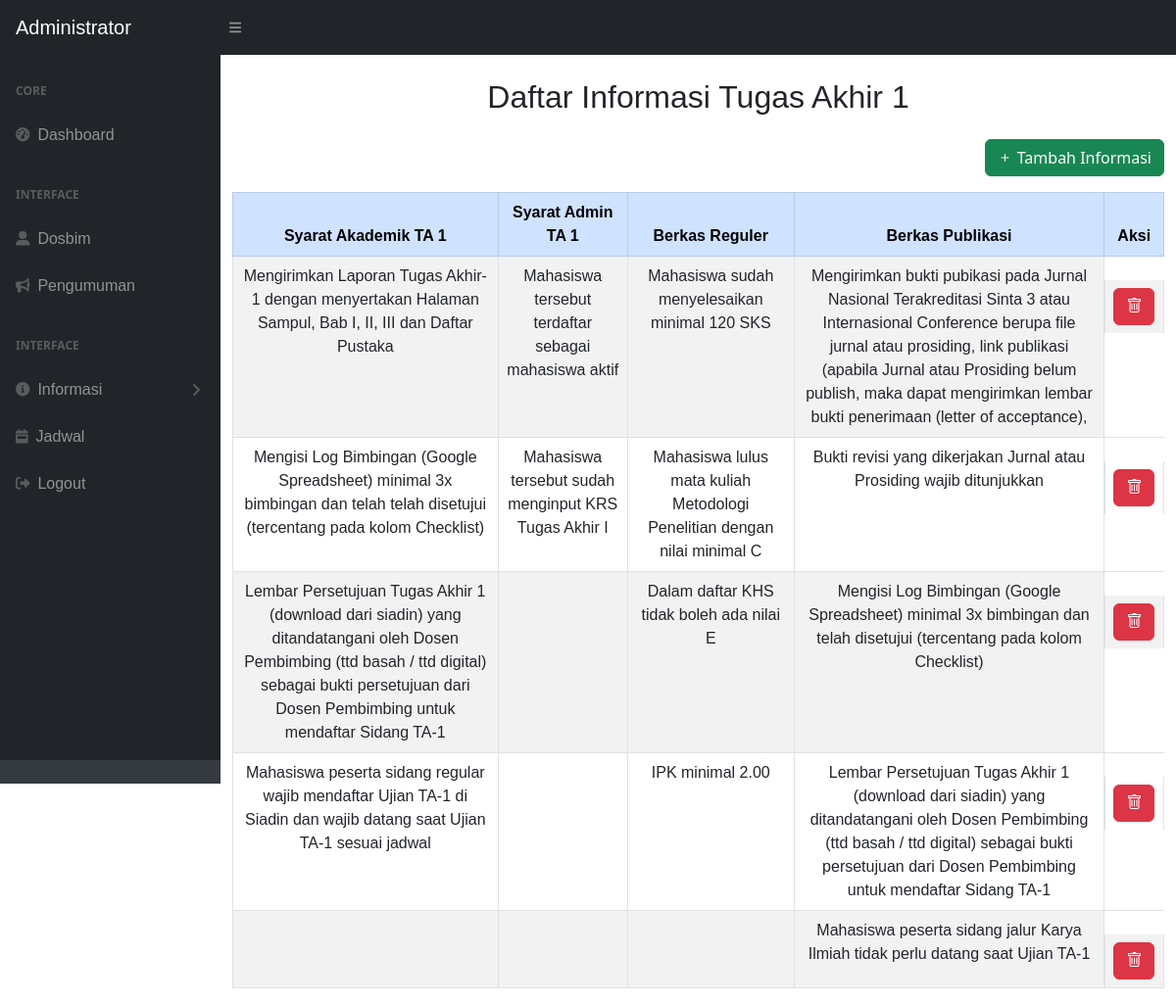
The app's page /index.php/informasi/info_ta1 with its own data.
### tables this page shows
CREATE TABLE `tb_informasi_ta1` (
  `id` int(11) NOT NULL,
  `berkas_reguler` text NOT NULL,
  `syarat_admin_ta1` text NOT NULL,
  `syarat_akademik_ta1` text NOT NULL,
  `berkas_publikasi` text NOT NULL
);

### application/controllers/Informasi.php (called while the page is built, shortened)
<?php
class Informasi extends CI_Controller
{
    public function __construct()
    {
        $this->load->model('model_informasi');
    }
    public function info_ta1()
    {
        $data['info_ta1'] = $this->model_informasi->get_all_info();
        $this->load->view('layout/header');
        $this->load->view('layout/sidebar');
        $this->load->view('admin/info_ta1', $data);
        $this->load->view('layout/footer');
    }
}

### index.php (called while the page is built, shortened)
<?php
require_once BASEPATH . 'core/CodeIgniter.php';

### application/models/model_informasi.php (called while the page is built, shortened)
<?php
class Model_informasi extends CI_Model
{
    public function get_all_info()
    {
        return $this->db->get('tb_informasi_ta1')->result_array();
    }
}

### application/views/admin/info_ta1.php (the view, shortened to what this page needs)
<!DOCTYPE html>
<html lang="en">
<head>
    <link rel="stylesheet" href="https://cdnjs.cloudflare.com/ajax/libs/bootstrap/5.3.0/css/bootstrap.min.css">
</head>
<body>
    <div id="layoutSidenav_content">
        <div class="container">
            <h2 class="my-4 text-center">Daftar Informasi Tugas Akhir 1</h2>
            <div class="d-flex justify-content-end mb-3">
                <a href="<?php echo base_url('informasi/input_ta1'); ?>" class="btn btn-success"><i
                        class="bi bi-plus"></i>
                    Tambah Informasi</a>
            </div>
            <div class="table-responsive">
                <table class="table table-bordered table-striped text-center">
                    <thead class="table-primary">
                        <tr>
                            <th scope="col">Syarat Akademik TA 1</th>
                            <th scope="col">Syarat Admin TA 1</th>
                            <th scope="col">Berkas Reguler</th>
                            <th scope="col">Berkas Publikasi</th>
                            <th scope="col">Aksi</th>
                        </tr>
                    </thead>
                    <tbody>
                        <?php foreach ($info_ta1 as $informasi) { ?>
                            <tr>
                                <td class="text-justify">
                                    <?php echo $informasi['syarat_akademik_ta1']; ?>
                                </td>
                                <td class="text-justify">
                                    <?php echo $informasi['syarat_admin_ta1']; ?>
                                </td>
                                <td class="text-justify">
                                    <?php echo $informasi['berkas_reguler']; ?>
                                </td>
                                <td class="text-justify">
                                    <?php echo $informasi['berkas_publikasi']; ?>
                                </td>
                                <td class="d-flex justify-content-center mt-4">
                                    <a href="<?php echo base_url('informasi/delete/' . $informasi['id']); ?>"
                                        class="btn btn-danger" onclick="return confirmDelete()"><i
                                            class="bi bi-trash"></i></a>
                                </td>
                            </tr>
                        <?php } ?>
                    </tbody>
                </table>
            </div>
        </div>
    </div>
</body>
</html>

### records on screen
tb_informasi_ta1: syarat_akademik_ta1 "Mengirimkan Laporan Tugas Akhir-1 dengan menyertakan Halaman Sampul, Bab I, II, III dan Daftar Pustaka", syarat_admin_ta1 "Mahasiswa tersebut terdaftar sebagai mahasiswa aktif", berkas_reguler "Mahasiswa sudah menyelesaikan minimal 120 SKS", berkas_publikasi "Mengirimkan bukti pubikasi pada Jurnal Nasional Terakreditasi Sinta 3 atau Internasional Conference berupa file jurnal atau prosiding, link publikasi (apabila Jurnal atau Prosiding belum publish, maka dapat mengirimkan lembar bukti penerimaan (letter of acceptance),"
tb_informasi_ta1: syarat_akademik_ta1 "Mengisi Log Bimbingan (Google Spreadsheet) minimal 3x bimbingan dan telah telah disetujui (tercentang pada kolom Checklist)", syarat_admin_ta1 "Mahasiswa tersebut sudah menginput KRS Tugas Akhir I", berkas_reguler "Mahasiswa lulus mata kuliah Metodologi Penelitian dengan nilai minimal C", berkas_publikasi "Bukti revisi yang dikerjakan Jurnal atau Prosiding wajib ditunjukkan"
tb_informasi_ta1: syarat_akademik_ta1 "Lembar Persetujuan Tugas Akhir 1 (download dari siadin) yang ditandatangani oleh Dosen Pembimbing (ttd basah / ttd digital) sebagai bukti persetujuan dari Dosen Pembimbing untuk mendaftar Sidang TA-1", berkas_reguler "Dalam daftar KHS tidak boleh ada nilai E", berkas_publikasi "Mengisi Log Bimbingan (Google Spreadsheet) minimal 3x bimbingan dan telah disetujui (tercentang pada kolom Checklist)"
tb_informasi_ta1: syarat_akademik_ta1 "Mahasiswa peserta sidang regular wajib mendaftar Ujian TA-1 di Siadin dan wajib datang saat Ujian TA-1 sesuai jadwal", berkas_reguler "IPK minimal 2.00", berkas_publikasi "Lembar Persetujuan Tugas Akhir 1 (download dari siadin) yang ditandatangani oleh Dosen Pembimbing (ttd basah / ttd digital) sebagai bukti persetujuan dari Dosen Pembimbing untuk mendaftar Sidang TA-1"
tb_informasi_ta1: berkas_publikasi "Mahasiswa peserta sidang jalur Karya Ilmiah tidak perlu datang saat Ujian TA-1"
